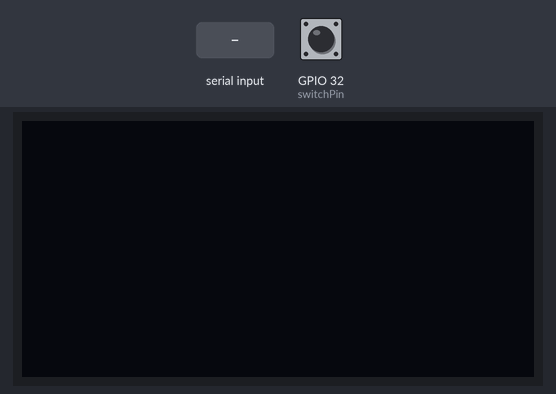
A sketch run on a simulated ESP32. Shown: 128×64 one-colour display. The inputs (shaded band) are chosen by the test bench; at power-on: GPIO 32 (switchPin) HIGH. WiFi joins after 1.5 s; servers stay silent unless stated; random numbers use the default seed unless the sketch sets one; web services answer with replies made up by the test bench; what the sketch prints to the serial monitor is not drawn.

Above: at 3.2 s.
3.3 s: "90,45\n" received over Serial
At 4.8 s:
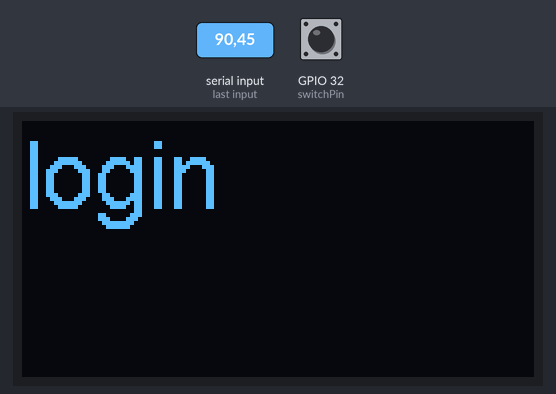
5.8 s: GPIO 32 (switchPin) pulled LOW for 0.15 s
At 7.2 s:
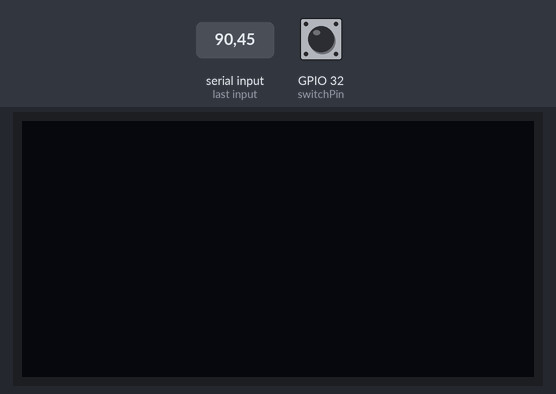
Timing chart, 0 to 8.8 s (numbered marks = the images above; inputs shaded):
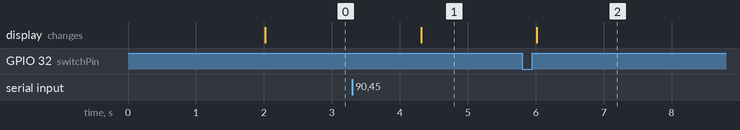

The sketch:

onetime_kadai.ino
```cpp
#include <Wire.h>
#include <SSD1306.h>
#include <WiFi.h>
#include <HTTPClient.h>

SSD1306 display(0x3c, 4, 13); // OLEDディスプレイの設定

#define switchPin 32
#define on HIGH
#define off LOW
int swState = 0;

const char* ssid = "xxxx";
const char* password = "xxxx";

const String endpoint = "https://maker.ifttt.com/trigger/";
const String eventName = "SchooMyIoT";
const String conn = "/with/key/";
const String Id = "xxxxxxxxxxxxxx";
const String value = "?value1=";

long randomNumber;
long inputNumber = -1; // シリアルからの入力を保持

void setup() {
  Serial.begin(115200);
  WiFi.begin(ssid, password);
  while (WiFi.status() != WL_CONNECTED) {
    delay(1000);
    Serial.println("Connecting to WiFi..");
  }
  Serial.println("Connected to the WiFi network");
  pinMode(switchPin, INPUT_PULLUP);

  // OLEDディスプレイの初期化
  display.init();
  display.flipScreenVertically(); // 必要に応じてディスプレイを反転
  display.setFont(ArialMT_Plain_24); // フォントを選択
}

void loop() {
  int switchState = digitalRead(switchPin);
  if (switchState == LOW) {
    generateRandomValue();

    if (sendDataToIFTTT(randomNumber)) {
      Serial.println("成功");
    } else {
      Serial.println("失敗");
    }

    display.clear();
    display.display();

    delay(5000);
  }

  // シリアルからの入力を処理
  if (Serial.available() > 0) {
    inputNumber = Serial.parseInt();
  }

  // 入力された乱数と生成された乱数が一致した場合に "login" を表示
  if (inputNumber == randomNumber) {
    display.clear();
    display.drawString(0, 0, "login");
    display.display();
    inputNumber = -1; // 一致したらリセット
  }
}

void generateRandomValue() {
  randomNumber = random(1000, 9999);
}

bool sendDataToIFTTT(long sensorValue) {
  if (WiFi.status() == WL_CONNECTED) {
    HTTPClient http;
    String url = endpoint + eventName + conn + Id + value + String(sensorValue);

    http.begin(url);
    int httpCode = http.GET();

    if (httpCode == 200) {
      Serial.println("200.OK");
      http.end();
      return true;
    } else {
      Serial.println("Error on HTTP request");
      http.end();
      return false;
    }
  } else {
    Serial.println("WiFi not connected");
    return false;
  }
}
```

Measured:
- after the input at 3.3 s, the display: changes after 1.0 s (image 1)
- after the input at 5.8 s, the display: changes after 0.22 s (image 2)
